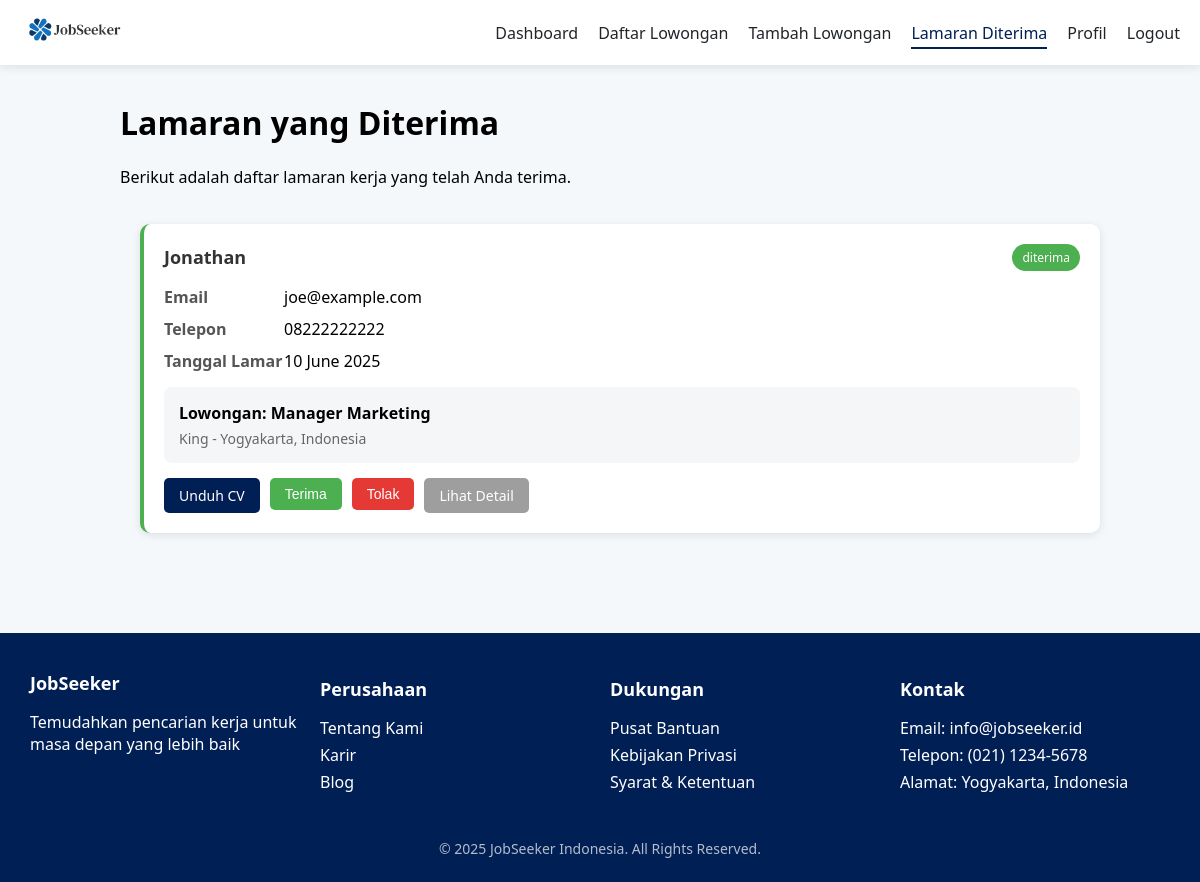
/lamaran_employer.php (signed in), run on the app's committed database.
### tables this page shows
CREATE TABLE `lamaran` (
  `id` int(11) NOT NULL,
  `user_id` int(11) NOT NULL,
  `lowongan_id` int(11) NOT NULL,
  `nama` varchar(100) NOT NULL,
  `email` varchar(100) NOT NULL,
  `telp` varchar(20) NOT NULL,
  `alamat` text NOT NULL,
  `pendidikan` enum('SMA','D3','S1','S2','S3') NOT NULL,
  `institusi` varchar(100) NOT NULL,
  `jurusan` varchar(100) NOT NULL,
  `cv_path` varchar(255) NOT NULL,
  `ijazah_path` varchar(255) NOT NULL,
  `transkrip_path` varchar(255) DEFAULT NULL,
  `pengalaman` int(11) NOT NULL DEFAULT 0,
  `keterampilan` text NOT NULL,
  `tanggal_lamaran` timestamp NOT NULL DEFAULT current_timestamp(),
  `status` enum('pending','diterima','ditolak') DEFAULT 'pending'
);

CREATE TABLE `lowongan` (
  `id` int(11) NOT NULL,
  `employer_id` int(11) NOT NULL,
  `judul` varchar(100) NOT NULL,
  `perusahaan` varchar(100) NOT NULL,
  `kategori` varchar(50) NOT NULL,
  `lokasi` varchar(100) NOT NULL,
  `gaji_min` int(11) NOT NULL,
  `gaji_max` int(11) NOT NULL,
  `gaji_display` varchar(100) NOT NULL,
  `tipe` varchar(20) NOT NULL,
  `logo` varchar(255) NOT NULL,
  `deskripsi` text NOT NULL,
  `kualifikasi` text NOT NULL,
  `batas_lamaran` date DEFAULT NULL,
  `created_at` timestamp NOT NULL DEFAULT current_timestamp(),
  `updated_at` timestamp NOT NULL DEFAULT current_timestamp() ON UPDATE current_timestamp()
);

### lamaran_employer.php (the view, shortened to what this page needs)
<?php
include 'koneksi.php';
$employerId = $_SESSION['employer_id'];
$sql = "SELECT
            l.id AS lamaran_id,
            l.tanggal_lamaran as tanggal_lamar,
            p.id AS pelamar_id,
            l.nama as nama_pelamar,
            l.email as email_pelamar,
            l.telp as telepon,
            l.status as status,
            l.cv_path,
            low.id AS lowongan_id,
            low.judul AS judul_lowongan,
            low.perusahaan,
            low.lokasi
        FROM lamaran l
        JOIN users p ON l.user_id = p.id
        JOIN lowongan low ON l.lowongan_id = low.id
        WHERE low.employer_id = $employerId
        ORDER BY l.tanggal_lamaran DESC";
$result = mysqli_query($conn, $sql);
?>
<!DOCTYPE html>
<html lang="id">
<head>
    <link rel="stylesheet" href="navbar.css">
</head>
<body>
    <div class="navbar-container">
        <nav class="navbar">
            <a href="dashboard_employer.php" class="logo">
                <img src="assets/logo website/jobseeker.png" alt="JobSeeker Logo">
            </a>
            <div class="nav-right">
                <a href="dashboard_employer.php" class="nav-item">Dashboard</a>
                <a href="lowongan_employer.php" class="nav-item">Daftar Lowongan</a>
                <a href="tambah_lowongan.php" class="nav-item">Tambah Lowongan</a>
                <a href="lamaran_employer.php" class="nav-item active">Lamaran Diterima</a>
                <a href="profile_employer.php" class="nav-item">Profil</a>
                <a href="logout.php" class="nav-item">Logout</a>
            </div>
        </nav>
    </div>
    <div class="container">
        <h1>Lamaran yang Diterima</h1>
        <p>Berikut adalah daftar lamaran kerja yang telah Anda terima.</p>
        <div class="lamaran-list">
            <?php if ($result && mysqli_num_rows($result) > 0): ?>
                <?php while ($row = mysqli_fetch_assoc($result)): ?>
                    <div class="lamaran-card">
                        <div class="lamaran-header">
                            <div class="lamaran-title"><?= htmlspecialchars($row['nama_pelamar']) ?></div>
                            <div class="lamaran-status"><?= htmlspecialchars($row['status']) ?></div>
                        </div>
                        <div class="lamaran-detail">
                            <div class="detail-label">Email</div>
                            <div class="detail-value"><?= htmlspecialchars($row['email_pelamar']) ?></div>
                        </div>
                        <div class="lamaran-detail">
                            <div class="detail-label">Telepon</div>
                            <div class="detail-value"><?= htmlspecialchars($row['telepon']) ?></div>
                        </div>
                        <div class="lamaran-detail">
                            <div class="detail-label">Tanggal Lamar</div>
                            <div class="detail-value"><?= date('d F Y', strtotime($row['tanggal_lamar'])) ?></div>
                        </div>
                        <div class="lowongan-info">
                            <div class="lowongan-title">Lowongan: <?= htmlspecialchars($row['judul_lowongan']) ?></div>
                            <div class="lowongan-meta">
                                <?= htmlspecialchars($row['perusahaan']) ?> - <?= htmlspecialchars($row['lokasi']) ?>
                            </div>
                        </div>
                        <div class="action-buttons">
                            <a href="<?= htmlspecialchars($row['cv_path']) ?>" class="btn btn-primary" download>Unduh CV</a>
                            <form method="POST" style="display: inline;">
                                <button type="submit" class="btn btn-success">Terima</button>
                            </form>
                            <form method="POST" style="display: inline;">
                                <button type="submit" class="btn btn-danger">Tolak</button>
                            </form>
                            <a href="lamaran_detail.php?id=<?= $row['lamaran_id'] ?>" class="btn btn-secondary">Lihat Detail</a>
                        </div>
                    </div>
                <?php endwhile; ?>
            <?php endif; ?>
        </div>
    </div>
    <footer class="footer">
        <div class="footer-container">
            <div class="footer-section">
                <h3>JobSeeker</h3>
                <p>Temudahkan pencarian kerja untuk masa depan yang lebih baik</p>
            </div>
            <div class="footer-section">
                <h4>Perusahaan</h4>
                <ul>
                    <li><a href="#">Tentang Kami</a></li>
                    <li><a href="#">Karir</a></li>
                    <li><a href="#">Blog</a></li>
                </ul>
            </div>
            <div class="footer-section">
                <h4>Dukungan</h4>
                <ul>
                    <li><a href="#">Pusat Bantuan</a></li>
                    <li><a href="#">Kebijakan Privasi</a></li>
                    <li><a href="#">Syarat & Ketentuan</a></li>
                </ul>
            </div>
            <div class="footer-section">
                <h4>Kontak</h4>
                <ul>
                    <li>Email: info@jobseeker.id</li>
                    <li>Telepon: (021) 1234-5678</li>
                    <li>Alamat: Yogyakarta, Indonesia</li>
                </ul>
            </div>
        </div>
        <div class="footer-copy">
            <p>&copy; 2025 JobSeeker Indonesia. All Rights Reserved.</p>
        </div>
    </footer>
</body>
</html>

### navbar.css (style rules this page uses)
:root { --primary: #001f54; --secondary: #ff007f; --light: #f8f9fa; --dark: #212529; }
body { font-family: 'Segoe UI', Tahoma, Geneva, Verdana, sans-serif; background-color: #f5f8fa; margin: 0; padding-top: 60px; }
.navbar-container { width: 100%; position: fixed; top: 0; left: 0; z-index: 1000; background-color: white; box-shadow: 0 2px 10px rgba(0, 0, 0, 0.1); }
.navbar { display: flex; align-items: center; justify-content: space-between; padding: 10px 20px; max-width: 1200px; margin: 0 auto; }
.logo img { height: 40px; }
.nav-right { display: flex; align-items: center; gap: 20px; }
.nav-item { color: var(--dark); text-decoration: none; font-weight: 500; padding: 5px 0; position: relative; }
.nav-item.active { color: var(--primary); }
.nav-item.active:after, .nav-item:hover:after { content: ''; position: absolute; bottom: 0; left: 0; width: 100%; height: 2px; background-color: var(--primary); }

### lamaran_employer.php (style rules this page uses)
.container { width: 80%; margin: auto; padding: 20px; }
.lamaran-list { width: 100%; overflow-y: auto; padding: 20px; }
.lamaran-card { background: white; padding: 20px; border-radius: 10px; margin-bottom: 20px; box-shadow: 0 2px 8px rgba(0, 0, 0, 0.1); border-left: 4px solid #4CAF50; }
.lamaran-header { display: flex; justify-content: space-between; align-items: center; margin-bottom: 15px; }
.lamaran-title { font-size: 18px; font-weight: bold; color: #333; }
.lamaran-status { background-color: #4CAF50; color: white; padding: 5px 10px; border-radius: 20px; font-size: 12px; }
.lamaran-detail { display: flex; margin-bottom: 10px; }
.detail-label { font-weight: bold; width: 120px; color: #555; }
.detail-value { flex: 1; }
.action-buttons { margin-top: 15px; display: flex; gap: 10px; }
.btn { padding: 8px 15px; border-radius: 5px; text-decoration: none; font-size: 14px; cursor: pointer; border: none; transition: background-color 0.3s; color: white; }
.btn-primary { background-color: #001f54; }
.btn-success { background-color: #4CAF50; }
.btn-danger { background-color: #e53935; }
.btn-secondary { background-color: #9e9e9e; }
.lowongan-info { background-color: #f5f6f8; padding: 15px; border-radius: 8px; margin-top: 15px; }
.lowongan-title { font-size: 16px; font-weight: bold; margin-bottom: 5px; }
.lowongan-meta { font-size: 14px; color: #666; }
.footer { background-color: #001f54; color: white; padding: 10px 20px; text-align: center; margin-top: 40px; }
.footer-container { display: flex; justify-content: space-between; flex-wrap: wrap; max-width: 1200px; margin: auto; text-align: left; }
.footer-section { flex: 1; min-width: 250px; margin: 10px; }
.footer-section h3, .footer-section h4 { margin-bottom: 10px; font-size: 18px; }
.footer-section ul { list-style: none; padding: 0; }
.footer-section ul li { margin: 5px 0; }
.footer-section ul li a { color: white; text-decoration: none; transition: color 0.3s; }
.footer-copy { margin-top: 20px; font-size: 14px; opacity: 0.7; }
.btn-danger { background-color: #e53935; color: white; }

### data on the page
lamaran: nama "Jonathan", status "diterima", email "joe@example.com", telp "08222222222", tanggal_lamaran "10 June 2025", lowongan.judul "Manager Marketing", lowongan.perusahaan "King", lowongan.lokasi "Yogyakarta, Indonesia"
